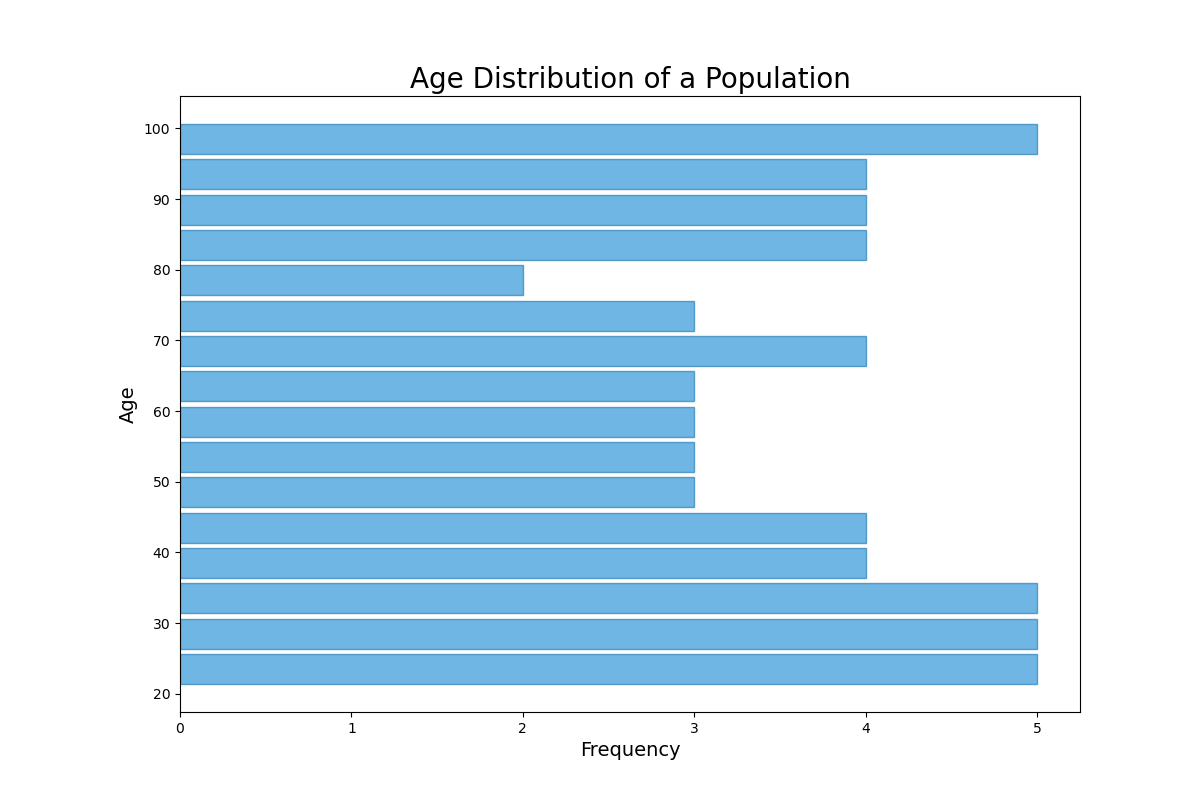

Write Python code to recreate this figure.

import matplotlib.pyplot as plt

# Define the data
ages = [
    23, 26, 22, 27, 29, 21, 35, 37, 45, 52, 41, 38, 34, 33, 29, 30, 32, 31, 25, 24,
    39, 42, 40, 43, 46, 49, 50, 51, 55, 57, 58, 60, 62, 64, 65, 66, 67, 69, 70, 71,
    73, 75, 78, 80, 81, 82, 83, 85, 86, 87, 88, 90, 92, 93, 94, 95, 96, 97, 98, 99,
    100
]

# Create figure and axis objects
fig, ax = plt.subplots(figsize=(12, 8))

# Plot a histogram with specified color, orientation, and bin height
bin_height = 5
n, bins, patches = ax.hist(ages, bins=range(min(ages), max(ages) + bin_height, bin_height),
                           color='#3498db', edgecolor='#2980b9', alpha=0.7, rwidth=0.85, orientation='horizontal')

# Set chart title and labels
ax.set_title('Age Distribution of a Population', fontsize=20)
ax.set_xlabel('Frequency', fontsize=14)
ax.set_ylabel('Age', fontsize=14)

# Tweak spacing to prevent clipping of ylabel
plt.subplots_adjust(left=0.15)

plt.show()
